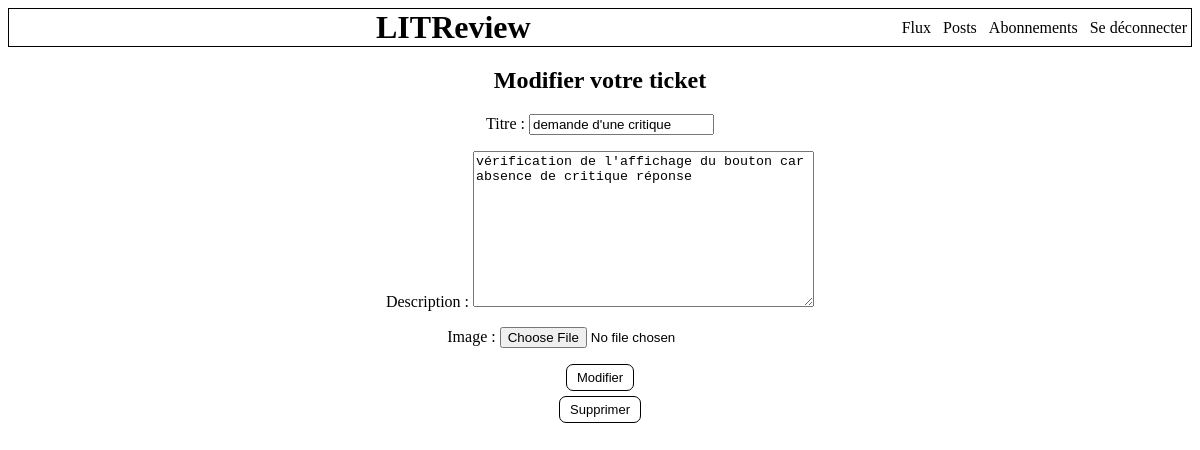
The page /ticket/11/modifier/ (signed in) on the database its author committed.
### blog/models.py (models this page shows)
class Ticket(models.Model):
    titre = models.CharField(max_length=128)
    description = models.TextField(max_length=2048, blank=True)
    user = models.ForeignKey(to=settings.AUTH_USER_MODEL,
                             on_delete=models.CASCADE)
    image = models.ImageField(null=True, blank=True)
    date = models.DateTimeField(auto_now_add=True)

### blog/views.py (the view, shortened to what this page needs)
# urls.py: path("ticket/<int:ticket_id>/modifier/", blog.views.modifier_ticket,
@login_required
def modifier_ticket(request, ticket_id):
    ticket = get_object_or_404(models.Ticket, id=ticket_id)
    modifier_form = forms.TicketForm(instance=ticket)
    supprimer_form = forms.SupprimerTicketForm()
    context = {"modifier_form": modifier_form,
               "supprimer_form": supprimer_form}
    return render(request, "modifier_ticket.html", context=context)

### blog/forms.py
class TicketForm(forms.ModelForm):
    modifier_ticket = forms.BooleanField(widget=forms.HiddenInput,
                                         initial=True)
    class Meta:
        model = models.Ticket
        fields = ["titre", "description", "image"]

class SupprimerTicketForm(forms.Form):
    supprimer_ticket = forms.BooleanField(widget=forms.HiddenInput,
                                          initial=True)

### blog/templates/modifier_ticket.html (shortened to what this page needs)
{% extends "base.html" %}
{% block content %}
<div id="modifier_ticket">
    <h2>Modifier votre ticket</h2>
    <form method="post" enctype="multipart/form-data">
        {{ modifier_form.as_p }}
        <button class="bouton" type="submit">Modifier</button>
    </form>
    <form method="post" enctype="multipart/form-data">
        <button class="bouton" type="submit">Supprimer</button>
    </form>
</div>
{% endblock content %}

### LITReview/static/styles.css (style rules this page uses)
* { font-family: "Arial", "Georgia", "sans-serif" box-sizing: border-box; }
.bouton { color: black; text-decoration: none; font-size: small; background-color: white; border: 1px black solid; border-radius: 7px; padding: 5px 10px 5px 10px; }
#flux, #posts, #créer_ticket, #modifier_ticket, #créer_critique, #modifier_critique, #créer_critique_réponse { text-align: center; }
#modifier_ticket form { margin-top : 5px; }

### rows shown on the page
Ticket: titre "demande d'une critique", description "vérification de l'affichage du bouton car absence de critique réponse"
